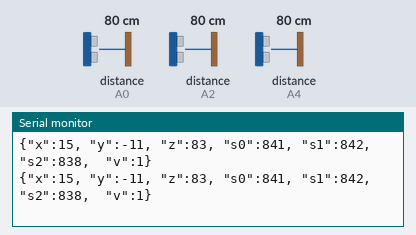
Simulated run of this sketch. Board: Arduino Uno, built with avr-gcc and run on an emulated ATmega328P. On the bench: the last lines printed to the serial monitor. Wiring (inferred from the names in the program): 3 × ultrasonic range finder: trigger pin 3, echo A0 / trigger A1, echo A2 / trigger A3, echo A4. Inputs (shaded band) come from the test bench; at power-on: distance to the obstacle (sensors on A0, A2, A4) 80 cm. The echo pulse lasts 58.3 µs per cm.

Above: at 1.2 s.
1.3 s: distance to the obstacle (sensor on A0) set to 2 cm
At 1.32 s:
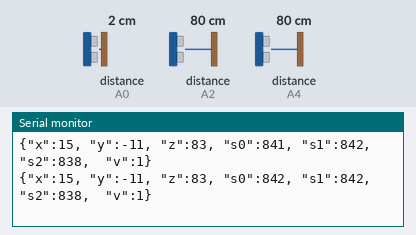
4.3 s: distance to the obstacle (sensor on A2) set to 2 cm
At 4.32 s:
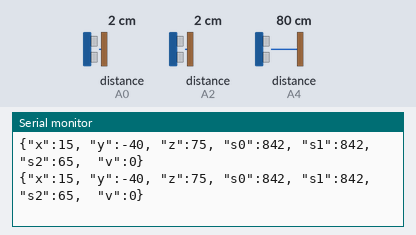
7.3 s: distance to the obstacle (sensor on A4) set to 2 cm
At 7.34 s:
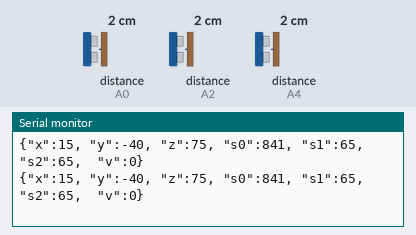
10.3 s: distance to the obstacle (sensor on A0) set to 18 cm
At 10.3 s:
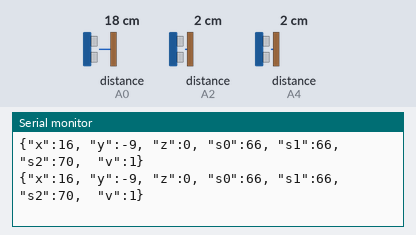
13.3 s: distance to the obstacle (sensor on A4) set to 299 cm
At 13.36 s:
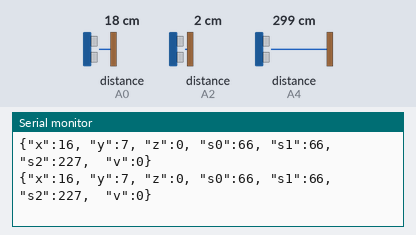
Timing chart, 0 to 16.3 s (numbered marks = the images above; inputs shaded):
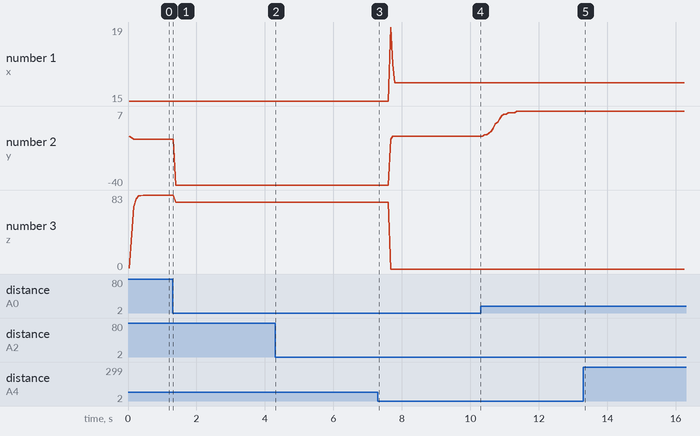

The sketch:

3DPS.ino
```cpp
#include "Trigger.h"
#include "Signal.h"
#include "SimpleKalmanFilter.h"


#define LENGTH 16		//CM
#define MAX_RANGE 500 //CM

#define X1 -8    //0
#define Y1 4.618  //0
//use Point1 as origin than calculate offset
#define X2 16.0
#define Y2 0.0
#define X3 8.0
#define Y3 -13.86


SimpleKalmanFilter KalmanFilter0(8, 1, 0.5);
SimpleKalmanFilter KalmanFilter1(8, 1, 0.5);
SimpleKalmanFilter KalmanFilter2(8, 1, 0.5);

//Sensor pin depinition
const int trigPin0 = A5;
const int echoPin0 = A4;

const int trigPin1 = A3;
const int echoPin1 = A2;

const int trigPin2 = A1;
const int echoPin2 = A0;

const int trigPinMaster = 3;

// define function prototoypes
void triggerPin();
void calXYZ(float r1, float r2, float r3);
void SendJson(int x, int y, int z, int s0, int s1, int s2, int v);
void read_pulse(float *data0, float *data1, float *data2);

void setup() {
  pinMode(trigPin0, OUTPUT);
  pinMode(echoPin0, INPUT);

  pinMode(trigPin1, OUTPUT);
  pinMode(echoPin1, INPUT);

  pinMode(trigPin2, OUTPUT);
  pinMode(echoPin2, INPUT);

  pinMode(trigPinMaster, OUTPUT);
  Serial.begin(9600); // Starts the serial communication
  InitTimer();
  disable_timer();

}

float d0f = 0, d1f = 0, d2f = 0;

float PosX, PosY, PosZ;
int valid = 0;
void loop() {

  delay(10);
  read_pulse(&d0f, &d1f, &d2f);

  calXYZ(d0f, d1f, d2f);
  SendJson(PosX, PosY , PosZ, d0f * 10 , d1f * 10, d2f * 10, valid);
}

//https://journals.sagepub.com/doi/full/10.5772/63246#:~:text=3.-,Trilateration%20Algorithms,a%20sphere%20or%20a%20circle.
void calXYZ(float r1, float r2, float r3)
{
  float x = 0, y = 0, z = 0;

  if (abs(r1 - r2) < LENGTH && abs(r2 - r3) < LENGTH && abs(r3 - r1) < LENGTH) //triangle check
  {

    x = ( pow(r1, 2) - pow(r2, 2) + pow(X2, 2)) / (2 * X2);
    y = ( pow(r1, 2) - pow(r3, 2) + pow(X3, 2) + pow(Y3, 2) - (2 * X3 * x)) / (2 * Y3);
    z = sqrt( pow(r1, 2) - pow(x, 2) - pow(y, 2));

    PosX = x - X1;
    PosY = y - Y1;
    PosZ = z;
    valid = 1;
  }
  else
  {
    valid = 0;
  }
}

void SendJson(int x, int y, int z, int s0, int s1, int s2, int v)
{
  char json[64];  //sprinf float print not implemented in arduino
  sprintf(json, "{\"x\":%d, \"y\":%d, \"z\":%d, \"s0\":%d, \"s1\":%d, \"s2\":%d,  \"v\":%d}", x, y, z, s0, s1, s2, v);
  Serial.println(json);

}

void SendJson(int x, int y, int z, int v)
{
  char json[32];
  sprintf(json, "{\"x\":%d, \"y\":%d, \"z\":%d, \"v\":%d}", x, y, z, v);
  Serial.println(json);

}


//this function wait constant 30ms ever call keep in mind
void read_pulse(float *data0, float *data1, float *data2)
{
  float s0 = 0, s1 = 0, s2 = 0;
  triggerPin(); // Set all sensor to listening mode and transmit sound with master


  unsigned long timeout = 30000 + micros();
  CSignal sig0(echoPin0);
  CSignal sig1(echoPin1);
  CSignal sig2(echoPin2);

  while (timeout > micros() ) // Constant time wait
  {
    delayMicroseconds(1);

    sig0.Read();
    sig1.Read();
    sig2.Read();

    if (sig0.rising_time > 0 || sig1.rising_time > 0 || sig2.rising_time > 0)
      disable_timer(); //Stop transmiting sound with master
  }

  s0 = sig0.ReadDistance();
  s1 = sig1.ReadDistance();
  s2 = sig2.ReadDistance();

  if (s0 != 0)
    s0 = KalmanFilter0.updateEstimate(s0);
  if (s1 != 0)
    s1 = KalmanFilter1.updateEstimate(s1);
  if (s2 != 0)
    s2 = KalmanFilter2.updateEstimate(s2);

  *data0 = s0;
  *data1 = s1;
  *data2 = s2;
}


//trigger all sensor to measurement state
//Start Pwm Timer
void triggerPin() {
  digitalWrite(trigPin0, LOW);
  digitalWrite(trigPin1, LOW);
  digitalWrite(trigPin2, LOW);
  reset_timer();//Start pwm timer
  digitalWrite(trigPin0, HIGH);
  digitalWrite(trigPin1, HIGH);
  digitalWrite(trigPin2, HIGH);
  delayMicroseconds(10);
  digitalWrite(trigPin0, LOW);
  digitalWrite(trigPin1, LOW);
  digitalWrite(trigPin2, LOW);
  //delayMicroseconds(70);
}

//Standart HC-04 Read function
int readDistance(int trig, int echo)
{
  long duration;
  int distance;
  // Clears the trigPin
  digitalWrite(trig, LOW);
  delayMicroseconds(2);
  // Sets the trigPin on HIGH state for 10 micro seconds
  digitalWrite(trig, HIGH);
  delayMicroseconds(10);
  digitalWrite(trig, LOW);
  triggerPin();

  // Reads the echoPin, returns the sound wave travel time in microseconds
  duration = pulseIn(echo, HIGH, 20000);
  // Calculating the distance
  distance = duration * 0.034 / 2;

  return distance;
}
```

Signal.h
```cpp
class CSignal {

  public:
    CSignal(int pin);
    ~CSignal();

    void  Read();
    float ReadDistance();
    float Distance;
    unsigned long start_time;
    unsigned long falling_time;
    unsigned long rising_time;

  private:
    void Sample();
    int Pin;
    bool resulOk;
    float pulseHTime;
    float pulseLTime;

    int last_state;
    int state;

};


CSignal::~CSignal() {
}
CSignal::CSignal(int pin)
{
  Pin = pin;
  start_time = micros();
  last_state = digitalRead(pin);
  if (last_state == HIGH)
  {
    rising_time = micros();
  }
  resulOk = false;
  pulseHTime = 0;
  pulseLTime = 0;
  falling_time = 0;
  rising_time = 0;
  Distance = 0;

}

void CSignal::Sample() {
  state = digitalRead(Pin);

  if (last_state == LOW && state == HIGH) {
    rising_time = micros();
    pulseLTime =  rising_time - falling_time;
  }

  if (last_state == HIGH && state == LOW) {
    falling_time = micros();
    pulseHTime = falling_time - rising_time;
  }

  last_state = state;
}

void  CSignal::Read()
{
  this->Sample();
  if (pulseHTime != 0)
    resulOk = true;
}

float CSignal::ReadDistance() {
  if (resulOk && pulseHTime < 30000) { //500 CM
    Distance = pulseHTime * 0.034 / 2  + 5;
  } else {
    Distance = 0;
  }
  return Distance;
}
```

SimpleKalmanFilter.cpp
```cpp
// (licence header left out)
#include "Arduino.h"
#include "SimpleKalmanFilter.h"
#include <math.h>

SimpleKalmanFilter::SimpleKalmanFilter(float mea_e, float est_e, float q)
{
  _err_measure=mea_e;
  _err_estimate=est_e;
  _q = q;
}

float SimpleKalmanFilter::updateEstimate(float mea)
{
  _kalman_gain = _err_estimate/(_err_estimate + _err_measure);
  _current_estimate = _last_estimate + _kalman_gain * (mea - _last_estimate);
  _err_estimate =  (1.0 - _kalman_gain)*_err_estimate + fabs(_last_estimate-_current_estimate)*_q;
  _last_estimate=_current_estimate;

  return _current_estimate;
}

void SimpleKalmanFilter::setMeasurementError(float mea_e)
{
  _err_measure=mea_e;
}

void SimpleKalmanFilter::setEstimateError(float est_e)
{
  _err_estimate=est_e;
}

void SimpleKalmanFilter::setProcessNoise(float q)
{
  _q=q;
}

float SimpleKalmanFilter::getKalmanGain() {
  return _kalman_gain;
}

float SimpleKalmanFilter::getEstimateError() {
  return _err_estimate;
}
```

SimpleKalmanFilter.h
```cpp
// (licence header left out)
#ifndef SimpleKalmanFilter_h
#define SimpleKalmanFilter_h

class SimpleKalmanFilter
{

public:
  SimpleKalmanFilter(float mea_e, float est_e, float q);
  float updateEstimate(float mea);
  void setMeasurementError(float mea_e);
  void setEstimateError(float est_e);
  void setProcessNoise(float q);
  float getKalmanGain();
  float getEstimateError();

private:
  float _err_measure;
  float _err_estimate;
  float _q;
  float _current_estimate;
  float _last_estimate;
  float _kalman_gain;

};

#endif
```

Trigger.h
```cpp
#include "Arduino.h"


void InitTimer()
{
	const long frequency = 40000L;  // Hz
  TCCR2A = _BV (WGM20) | _BV (WGM21) | _BV (COM2B1); // fast PWM, clear OC2B on compare
  TCCR2B = _BV (WGM22) | _BV (CS21);         // fast PWM, prescaler of 8
  OCR2A =  ((F_CPU / 8) / frequency) - 1;    // zero relative
  OCR2B = ((OCR2A + 1) / 2) - 1;             // 50% duty cycle

}


void reset_timer()
{
  TCNT2 = 0;
  TCCR2A = _BV (WGM20) | _BV (WGM21) | _BV (COM2B1); // fast PWM, clear OC2B on compare
  TCCR2B = _BV (WGM22) | _BV (CS21);
}

void disable_timer()
{
  TCCR2A = 0;
}

void trigger()
{

long tdif, tbgn, tend, tl, th;
int t = 0;

tbgn = micros();
reset_timer();
delayMicroseconds(160);//8x20 uS
disable_timer();

}
```

Measured:
- plotted number 1: 15 → 16 after the input at 7.3 s
- plotted number 2: -11 → -40 after the input at 1.3 s, -40 → -9 after the input at 7.3 s, -9 → 7 after the input at 10.3 s
- plotted number 3: 83 → 75 after the input at 1.3 s
